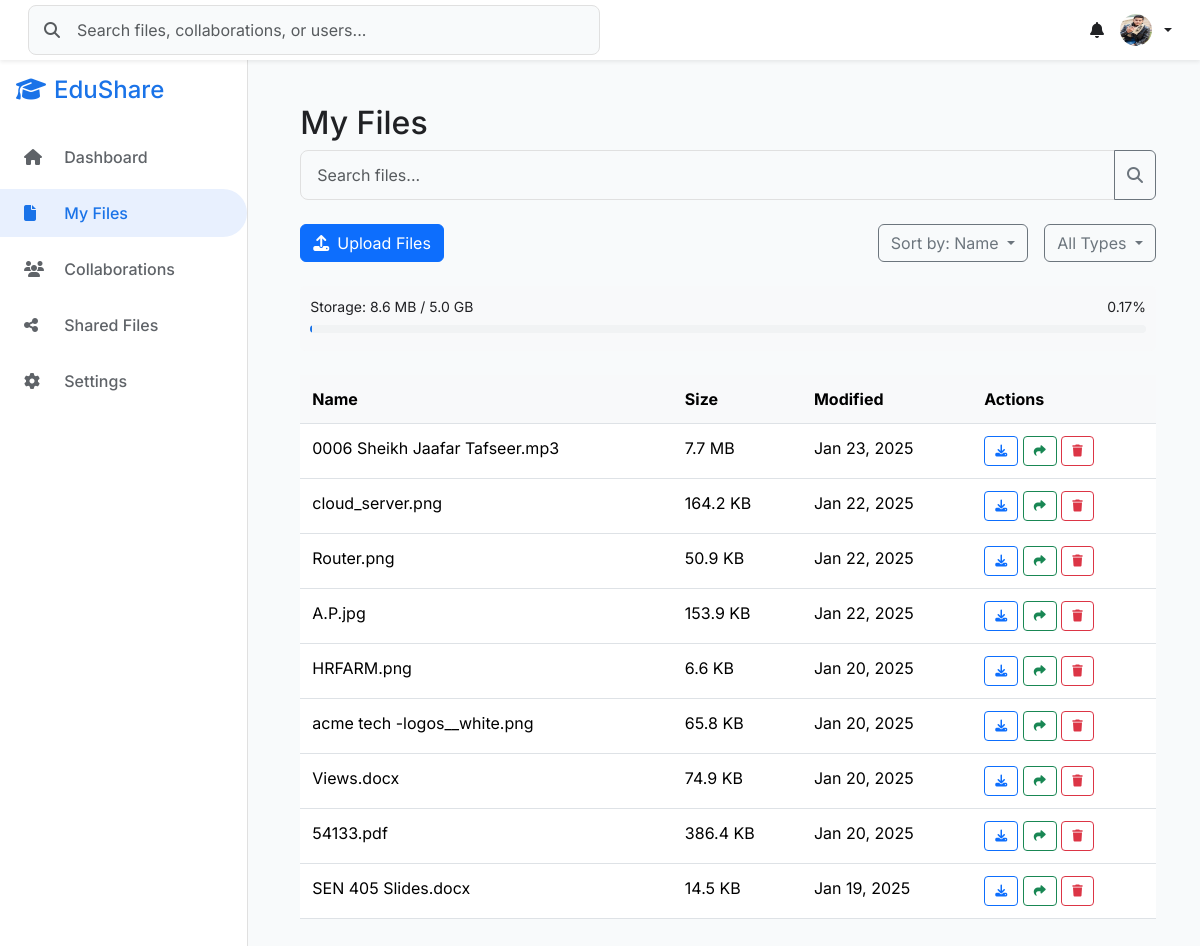
The app's page /auth/my-files/ (signed in) with its own data.
### authentication/models.py (models this page shows, shortened)
class User(AbstractUser):
    ROLE_CHOICES = [
        ('faculty', 'Faculty'),
        ('admin', 'Admin'),
        ('external', 'External Partner'),
    ]
    email = models.EmailField(
        unique=True,
        validators=[EmailValidator()],
        error_messages={
            'unique': 'A user with this email already exists.',
        }
    )
    role = models.CharField(
        max_length=20,
        choices=ROLE_CHOICES
    )
    last_login_attempt = models.DateTimeField(null=True, blank=True)
    login_attempts = models.IntegerField(default=0)
    profile_picture = models.ImageField(
        upload_to=profile_picture_path,
        validators=[validate_image_size],
        null=True,
        blank=True,
        help_text="Upload a JPEG or PNG image (max size: 2MB)."
    )
    DEPARTMENT_CHOICES = [
        ('Computer Science', 'Computer Science'),
        ('Software Engineering', 'Software Engineering'),
        ('Cyber Security', 'Cyber Security'),
    ]
    department = models.CharField(
        max_length=100,
        choices=DEPARTMENT_CHOICES,
        blank=True,
        null=True
    )
    USERNAME_FIELD = 'email'
    REQUIRED_FIELDS = ['username', 'role']
    class Meta:
        db_table = 'auth_user'

class File(models.Model):
    user = models.ForeignKey(User, on_delete=models.CASCADE)
    name = models.CharField(max_length=255)
    file = models.FileField(upload_to='files/')
    file_size = models.BigIntegerField()
    created_at = models.DateTimeField(auto_now_add=True)
    modified_at = models.DateTimeField(auto_now=True)

### authentication/views.py (the view)
# urls.py: path('my-files/', views.my_files, name='my_files'),
@login_required
def my_files(request):
    files = File.objects.filter(user=request.user).order_by('-created_at')
    paginator = Paginator(files, 10)
    page_number = request.GET.get('page', 1)
    page_obj = paginator.get_page(page_number)
    formatted_files = [{
        'id': file.id,
        'name': file.name,
        'size': format_file_size(file.file_size),
        'modified': file.modified_at.strftime('%b %d, %Y')
    } for file in page_obj]
    context = {
        'files': formatted_files,
        'storage_used': {
            'used': File.objects.filter(user=request.user).aggregate(total=Sum('file_size'))['total'] or 0,
            'total': 5 * 1024 * 1024 * 1024,  # 5GB in bytes
            'percentage': (File.objects.filter(user=request.user).aggregate(total=Sum('file_size'))['total'] or 0) / (5 * 1024 * 1024 * 1024) * 100,
            'used_formatted': format_file_size(File.objects.filter(user=request.user).aggregate(total=Sum('file_size'))['total'] or 0),
            'total_formatted': format_file_size(5 * 1024 * 1024 * 1024)
        }
    }
    return render(request, 'authentication/dashboard/my_files.html', context)

### authentication/views.py (called while the page is built)
def format_file_size(size_in_bytes):
    for unit in ['B', 'KB', 'MB', 'GB']:
        if size_in_bytes < 1024.0:
            return f"{size_in_bytes:.1f} {unit}"
        size_in_bytes /= 1024.0
    return f"{size_in_bytes:.1f} TB"

### authentication/templates/authentication/dashboard/my_files.html (shortened to what this page needs)
{% extends 'authentication/dashboard/base.html' %}
{% load static %}
{% block extra_css %}
<link rel="stylesheet" href="{% static 'css/my_files.css' %}">
{% endblock %}
{% block content %}
<div class="my-files-section">
    <h2>My Files</h2>
    <div class="search-bar mb-4">
        <div class="input-group">
            <input type="text" class="search-input form-control" placeholder="Search files...">
            <button class="btn btn-outline-secondary" type="button">
                <i class="fas fa-search"></i>
            </button>
        </div>
    </div>
    <div class="d-flex justify-content-between align-items-center mb-4">
        <button class="btn btn-primary" id="upload-files-btn">
            <i class="fas fa-upload me-2"></i>Upload Files
        </button>
        <div class="d-flex gap-3">
            <div class="dropdown">
                <button class="btn btn-outline-secondary dropdown-toggle" type="button" id="sort-by-dropdown" data-bs-toggle="dropdown" aria-expanded="false">
                    Sort by: Name
                </button>
            </div>
            <div class="dropdown">
                <button class="btn btn-outline-secondary dropdown-toggle" type="button" id="filter-by-dropdown" data-bs-toggle="dropdown" aria-expanded="false">
                    All Types
                </button>
            </div>
        </div>
    </div>
    <div class="storage-bar mb-4">
        <div class="d-flex justify-content-between align-items-center">
            <small>Storage: {{ storage_used.used_formatted }} / {{ storage_used.total_formatted }}</small>
            <small>{{ storage_used.percentage|floatformat:2 }}%</small>
        </div>
        <div class="progress">
        </div>
    </div>
    <div class="files-table">
        <table class="table table-hover">
            <thead>
                <tr>
                    <th>Name</th>
                    <th>Size</th>
                    <th>Modified</th>
                    <th>Actions</th>
                </tr>
            </thead>
            <tbody id="files-list">
                {% for file in files %}
                <tr>
                    <td>{{ file.name }}</td>
                    <td>{{ file.size }}</td>
                    <td>{{ file.modified }}</td>
                    <td>
                        <button class="btn btn-sm btn-outline-primary" data-action="download" data-file-id="{{ file.id }}">
                            <i class="fas fa-download"></i>
                        </button>
                        <button class="btn btn-sm btn-outline-success" data-action="share" data-file-id="{{ file.id }}">
                            <i class="fas fa-share"></i>
                        </button>
                        <button class="btn btn-sm btn-outline-danger" data-action="delete" data-file-id="{{ file.id }}">
                            <i class="fas fa-trash"></i>
                        </button>
                    </td>
                </tr>
                {% endfor %}
            </tbody>
        </table>
    </div>
</div>
{% endblock %}

### authentication/templates/authentication/dashboard/base.html (shortened to what this page needs)
{% load static %}
<!DOCTYPE html>
<html lang="en">
<head>
    <link href="https://cdn.jsdelivr.net/npm/bootstrap@5.3.2/dist/css/bootstrap.min.css" rel="stylesheet">
    <link rel="stylesheet" href="https://cdnjs.cloudflare.com/ajax/libs/font-awesome/6.5.1/css/all.min.css">
    <link rel="stylesheet" href="{% static 'css/base.css' %}">
    <link rel="stylesheet" href="{% static 'css/dashboard.css' %}">
    {% block extra_css %}{% endblock %}
</head>
<body>
    <nav class="navbar navbar-expand-lg navbar-light fixed-top bg-white shadow-sm">
        <div class="container-fluid">
            <div class="d-none d-lg-block w-50">
                <div class="position-relative">
                    <i class="fas fa-search position-absolute top-50 translate-middle-y ms-3 text-muted"></i>
                    <input class="form-control search-input ps-5" type="search"
                           placeholder="Search files, collaborations, or users...">
                </div>
            </div>
            <div class="d-flex align-items-center">
                <div class="dropdown me-3">
                    <a class="nav-link position-relative" href="#" role="button"
                       data-bs-toggle="dropdown" aria-expanded="false">
                        <i class="fas fa-bell"></i>
                    </a>
                </div>
                <div class="dropdown">
                    <a class="nav-link dropdown-toggle d-flex align-items-center gap-2" href="#"
                       role="button" data-bs-toggle="dropdown" aria-expanded="false">
                        {% if user.profile_picture %}
                            <img src="{{ user.profile_picture.url }}" alt="Profile"
                                 class="rounded-circle" width="32" height="32">
                        {% else %}
                            <div class="rounded-circle bg-primary text-white d-flex align-items-center justify-content-center"
                                 style="width: 32px; height: 32px; font-size: 14px;">
                                {{ user.get_full_name|default:user.email|make_list|first|upper }}
                            </div>
                        {% endif %}
                    </a>
                </div>
            </div>
        </div>
    </nav>
    <div class="d-flex">
        <nav id="sidebarMenu" class="sidebar collapse d-lg-block">
            <div class="position-sticky">
                <div class="px-3 mb-4 d-none d-lg-block">
                    <h4 style="color:#1a73e8" class="mb-0"><i class="fas fa-graduation-cap me-2"></i>EduShare</h4>
                </div>
                <ul class="nav flex-column">
                    <li class="nav-item">
                        <a class="nav-link {% if request.resolver_match.url_name == 'dashboard' %}active{% endif %}"
                           href="{% url 'authentication:dashboard' %}">
                            <i class="fas fa-home"></i> Dashboard
                        </a>
                    </li>
                    <li class="nav-item">
                        <a class="nav-link {% if request.resolver_match.url_name == 'my_files' %}active{% endif %}"
                           href="{% url 'authentication:my_files' %}">
                            <i class="fas fa-file"></i> My Files
                        </a>
                    </li>
                    <li class="nav-item">
                        <a class="nav-link {% if request.resolver_match.url_name == 'collaborations' %}active{% endif %}"
                           href="#">
                            <i class="fas fa-users"></i> Collaborations
                        </a>
                    </li>
                    <li class="nav-item">
                        <a class="nav-link {% if request.resolver_match.url_name == 'shared_files' %}active{% endif %}"
                           href="{% url 'authentication:shared_files' %}">
                            <i class="fas fa-share-alt"></i> Shared Files
                        </a>
                    </li>
                    <li class="nav-item">
                        <a class="nav-link {% if request.resolver_match.url_name == 'settings' %}active{% endif %}"
                           href="#">
                            <i class="fas fa-cog"></i> Settings
                        </a>
                    </li>
                </ul>
            </div>
        </nav>
        <main style="margin-left: 0.5rem;" class="flex-grow-1 p-4">
            {% block content %}{% endblock %}
        </main>
    </div>
</body>
</html>

### static/css/base.css (style rules this page uses)
:root { --primary-color: #1a73e8; --secondary-color: #5f6368; --sidebar-width: 250px; --navbar-height: 60px; --border-color: #e0e0e0; --hover-bg: #f8fafb; --shadow-sm: 0 1px 3px rgba(0, 0, 0, 0.1); --shadow-md: 0 4px 6px rgba(0, 0, 0, 0.1); }
body { min-height: 100vh; padding-top: var(--navbar-height); font-family: 'Inter', -apple-system, BlinkMacSystemFont, sans-serif; background-color: #f8fafb; color: #202124; }
.d-flex { display: flex; }
main { margin-left: var(--sidebar-width); width: calc(100% - var(--sidebar-width)); min-height: calc(100vh - var(--navbar-height)); background-color: #f8fafb; transition: margin-left 0.3s ease; }
.navbar { padding: 0.5rem 1rem; background: white; box-shadow: var(--shadow-sm); z-index: 1030; }
.search-input { padding: 0.75rem 1rem 0.75rem 2.5rem; border: 1px solid var(--border-color); border-radius: 8px; background-color: #f8fafb; transition: all 0.2s ease; }

### static/css/dashboard.css (style rules this page uses)
:root { --primary-color: #1a73e8; --sidebar-width: 250px; --navbar-height: 60px; --card-shadow: 0 2px 4px rgba(0, 0, 0, 0.05); --border-color: #e0e0e0; --hover-bg: #f8fafb; }
body { background-color: #f8fafb; font-family: 'Inter', -apple-system, BlinkMacSystemFont, sans-serif; }
.navbar { height: var(--navbar-height); background: white; box-shadow: 0 1px 3px rgba(0, 0, 0, 0.05); }
.search-input { background: #f8fafb; border: 1px solid var(--border-color); border-radius: 8px; padding: 0.75rem 1rem; width: 100%; transition: all 0.2s ease; }
.sidebar { background: white; width: var(--sidebar-width); border-right: 1px solid var(--border-color); padding: 1rem 0; }
.sidebar .nav-link { padding: 0.75rem 1.5rem; color: #5f6368; font-weight: 500; border-radius: 0 50px 50px 0; margin: 0.25rem 0; transition: all 0.2s ease; }
.sidebar .nav-link.active { background: #e8f0fe; color: var(--primary-color); }
.sidebar .nav-link i { width: 24px; margin-right: 12px; }
.progress { height: 8px; border-radius: 4px; background: #f1f3f4; margin: 0.5rem 0; }

### static/css/my_files.css (style rules this page uses)
.my-files-section { padding: 20px; }
.storage-bar { background-color: #f8f9fa; padding: 10px; border-radius: 5px; }
.files-table { margin-top: 20px; }
.files-table table { width: 100%; }
.files-table th, .files-table td { padding: 12px; text-align: left; }
.files-table th { background-color: #f8f9fa; }
.btn-sm { padding: 5px 10px; font-size: 12px; }

### records on screen
File: name "0006 Sheikh Jaafar Tafseer.mp3"
File: name "cloud_server.png"
File: name "Router.png"
File: name "A.P.jpg"
File: name "HRFARM.png"
File: name "acme tech -logos__white.png"
File: name "Views.docx"
File: name "54133.pdf"
File: name "SEN 405 Slides.docx"

### other values on screen
{{ storage_used.used_formatted }} "8.6 MB"
{{ storage_used.total_formatted }} "5.0 GB"
{{ storage_used.percentage|floatformat:2 }} "0.17"
{{ file.size }} "7.7 MB" "164.2 KB" "50.9 KB" "153.9 KB" "6.6 KB" "65.8 KB" "74.9 KB" "386.4 KB" "14.5 KB"
{{ file.modified }} "Jan 23, 2025" "Jan 22, 2025" "Jan 22, 2025" "Jan 22, 2025" "Jan 20, 2025" "Jan 20, 2025" "Jan 20, 2025" "Jan 20, 2025" "Jan 19, 2025"
